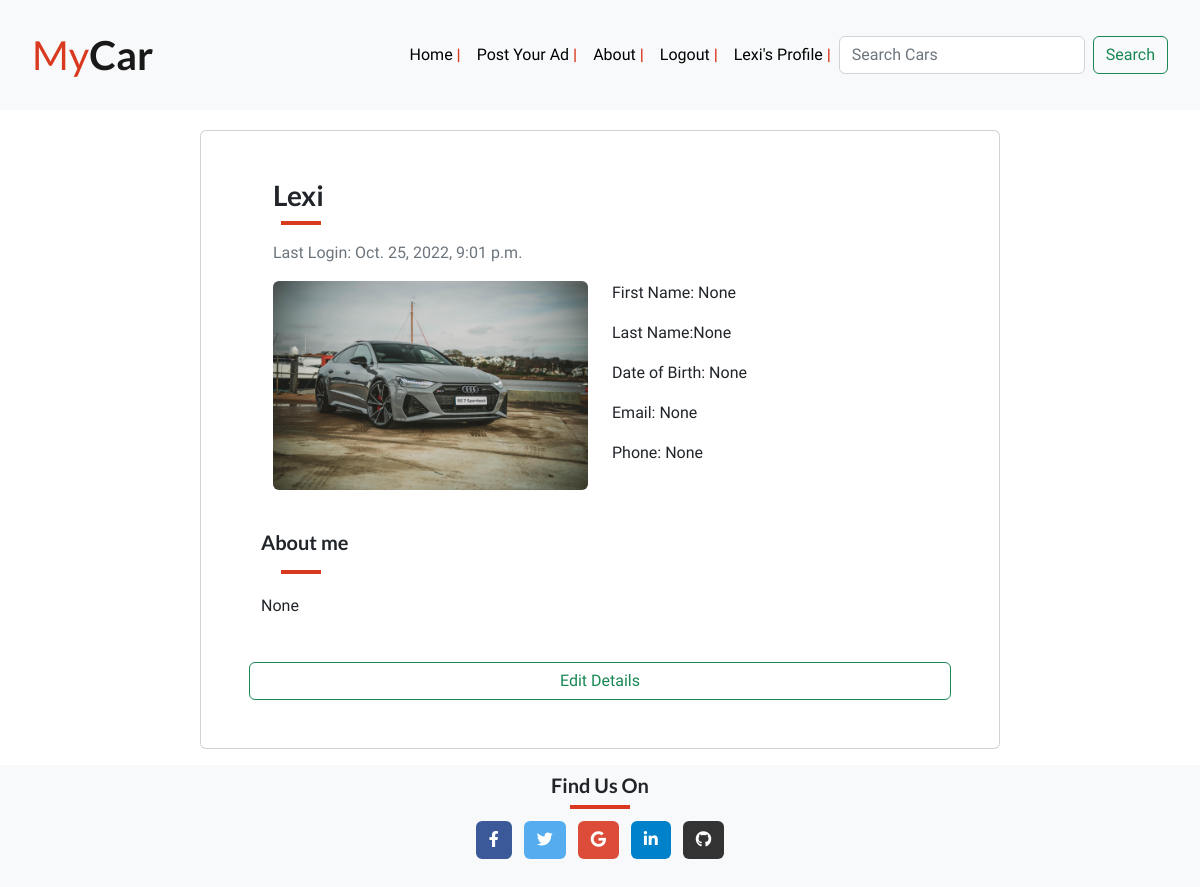
The page /user_profile (signed in) on the database its author committed.
### user_profile/models.py (models this page shows, shortened)
class UserProfile(models.Model):
    user = models.OneToOneField(
        User, on_delete=models.CASCADE)
    first_name = models.CharField(max_length=100, unique=False, null=True)
    last_name = models.CharField(max_length=100, unique=False, null=True)
    email = models.EmailField(unique=True, null=True)
    date_of_birth = models.DateField(unique=False, null=True)
    phone = models.IntegerField(null=True)
    image = models.ImageField(null=True, default='/static/images/audi.jpeg')
    about_me = models.TextField(max_length=500, null=True)

### user_profile/views.py (the view)
# urls.py: path("user_profile", views.user_profile_page, name="user_profile"),
def user_profile_page(request):
    profile = UserProfile.objects.filter(user=request.user)[0]
    context = {
        'profile': profile
    }
    return render(request, 'user_profile/profile.html', context)

### templates/user_profile/profile.html (shortened to what this page needs)
{% extends 'base.html' %}
{% load static %}
{% block content %}
{% load crispy_forms_tags %}
<div class="container col-md-8 card p-5 mb-3">
    <div class="container">
        <div class="row">
            <h3>{{ user.username | capfirst }}</h3>
            <hr class="red-left">
            <p class="text-muted">Last Login: {{ user.last_login }}</p>
            <div class="col-lg">
                <p>
                    <img src="{{ profile.image.url }}" class="img-fluid rounded image-hover"
                        alt="Image of {{ user.username }}">
                </p>
            </div>
            <div class="col-lg">
                <p>First Name: {{ profile.first_name }}</p>
                <p>Last Name:{{ profile.last_name }}</p>
                <p>Date of Birth: {{ profile.date_of_birth }}</p>
                <p>Email: {{ profile.email }}</p>
                <p>Phone: {{ profile.phone }}</p>
            </div>
        </div>
        <div>
            <br>
            <h5>About me</h5>
            <hr class="red-left ">
            <p class="text-justify">{{ profile.about_me }}</p>
            <br>
        </div>
    </div>
    <a class="btn btn-outline-success button" href="{% url 'edit_profile' user %}">Edit Details</a>
</div>
{% endblock %}

### templates/base.html (shortened to what this page needs)
{% load static %}
<!DOCTYPE html>
<html lang="en">
<head>
    <link rel="stylesheet" href="https://cdnjs.cloudflare.com/ajax/libs/font-awesome/5.15.3/css/all.min.css">
    <link rel="stylesheet" href="https://cdn.jsdelivr.net/npm/bootstrap@5.2.0/dist/css/bootstrap.min.css"
>
    <link rel="stylesheet" href="{% static 'css/style.css' %}">
</head>
{% load active_link_tags %}
<body class="d-flex flex-column h-100 main-bg min-vh-100">
    <nav class="navbar navbar-expand-lg bg-light nav">
        <div class="container-fluid">
            <a class="navbar-brand brand-name" href="{% url 'home' %}"><span class="my"> My</span><span
                    class="mycar">Car</span></a>
            <div class="collapse navbar-collapse justify-content-end" id="navbarNav">
                <ul class="navbar-nav">
                    <li class="nav-item ">
                        <a class="nav-link {% if request.resolver_match.view_name == 'home' %}active-link-dot{% endif %}"
                            aria-current="page" href="{% url 'home' %}">Home <span class="nav-line"> |</span>
                        </a>
                    </li>
                    <li class="nav-item">
                        <a class="nav-link {% active_link 'post_your_add' 'active-link-dot' %}" aria-current="page"
                            href="{% url 'post_your_add' %}">Post Your Ad <span class="nav-line"> |</span>
                        </a>
                    </li>
                    <li class="nav-item">
                        <a class="nav-link {% active_link 'about' 'active-link-dot' %}" aria-current="page"
                            href="{% url 'about' %}">About <span class="nav-line"> |</span>
                        </a>
                    </li>
                    {% if user.is_authenticated %}
                    <li class="nav-item">
                        <a class="nav-link" aria-current="page" href="{% url 'logout' %}">Logout
                            <span class="nav-line">|</span>
                        </a>
                    </li>
                    <li class="nav-item">
                        <a class="nav-link {% active_link 'user_profile' 'active-link-dot' %}" aria-current="page"
                            href="{% url 'user_profile' %}">
                            {{ user.username | title }}'s Profile <span class="nav-line"> |</span>
                        </a>
                    </li>
                    {% endif %}
                </ul>
                <form class="d-flex " role="search" method="POST" action="{% url 'search_car' %}">
                    <input class="form-control me-2 title" type="search" placeholder="Search Cars" aria-label="Search"
                        name="searched">
                    <button class="btn btn-outline-success button" type="submit">Search</button>
                </form>
            </div>
        </div>
    </nav>
    {% block content %}
    {% endblock content %}
    <footer class="bg-light text-center text-white mt-4 mt-auto">
        <div>
            <h5 class="text-dark pt-2">Find Us On</h5>
            <hr class="red">
        </div>
        <div class="container p-2 pb-0 mb-4">
            <a class="btn text-white btn-floating m-1 facebook" href="https://www.facebook.com/" target="_blank"
                role="button">
                <i class="fab fa-facebook-f"></i>
            </a>
            <a class="btn text-white btn-floating m-1 twitter" href="https://www.twitter.com/" target="_blank"
                role="button">
                <i class="fab fa-twitter"></i>
            </a>
            <a class="btn text-white btn-floating m-1 google" href="https://www.google.com/" target="_blank"
                role="button">
                <i class="fab fa-google"></i>
            </a>
            <a class="btn text-white btn-floating m-1 linkedin" href="https://www.linkedin.com/" target="_blank"
                role="button">
                <i class="fab fa-linkedin-in"></i>
            </a>
            <a class="btn text-white btn-floating m-1 github" href="https://www.githum.io/" target="_blank"
                role="button">
                <i class="fab fa-github"></i>
            </a>
        </div>
    </footer>
</body>
</html>

### static/css/style.css (style rules this page uses)
body { font-family: "Maven Pro", sans-serif; }
h1, h2, h3, h5 { font-family: Lato, sans-serif; font-weight: bold; }
.nav { padding: 20px; margin-bottom: 20px; }
.brand-name { font-size: 2.5em; font-family: lato; }
.mycar { font-weight: 900; font-weight: bolder; }
.my { color: #D9391E; }
.nav-link { color: black; position: relative; text-decoration: none; }
.nav-link::before { content: ''; position: absolute; width: 100%; height: 2px; border-radius: 4px; background-color: #D9391E; bottom: 0; left: 0; transform-origin: right; transform: scaleX(0); transition: transform .3s }
.nav-line { color: #D9391E; font-weight: bolder; }
.twitter { background-color: #55acee; }
.facebook { background-color: #3b5998 }
.google { background-color: #dd4b39; }
.linkedin { background-color: #0082ca; }
.github { background-color: #333333; }
.row { margin-left: auto; margin-right: auto; }
.image-hover { transition: transform .5s ease-in-out; }
.text-justify { text-align: justify; line-height: 2em; }
hr.red { width: 5%; margin: auto; border: 2px solid #D9391E; opacity: 1; }
.red-left { width: 40px; margin-left: 20px; border: 2px solid #D9391E; opacity: 1; }

### rows shown on the page
UserProfile: image (picture), first_name "None", last_name "None", date_of_birth "None", email "None", phone "None", about_me "None"

### other values the page prints
{{ user.username | title }} "Lexi"
{{ user.username | capfirst }} "Lexi"
{{ user.last_login }} "Oct. 25, 2022, 9:01 p.m."
